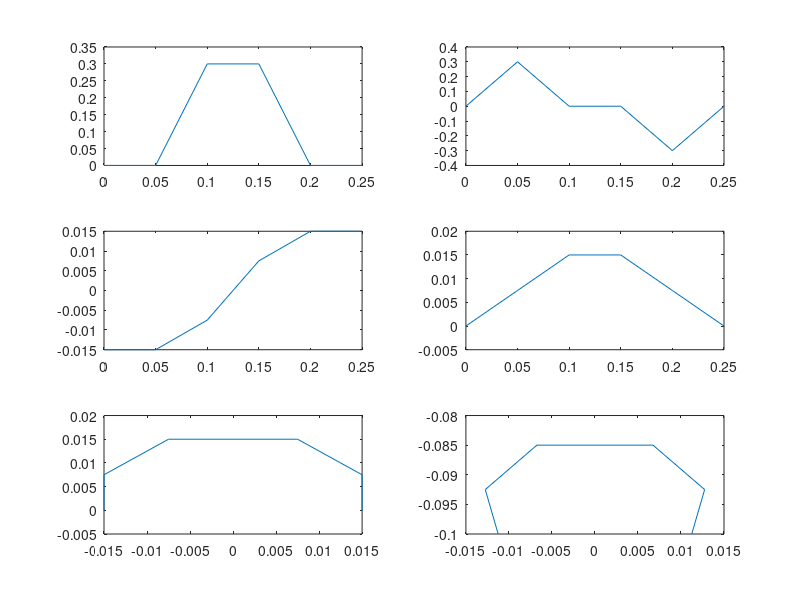

Here is the MATLAB script that generated this plot:
clear all;
clc;
%% ----------------------- *** INITIAL DATA *** ------------------------%%
l1=.020;
l2=.050;
l3=.100;
b=0.75;
v=.03; % desired velocity of COG (m/sec)
u_b=(b/(1-b))*v; % average swing velocity of the leg wrt the body
u=v/(1-b); % average swing velocity of the leg wrt the ground
L=.03; % Stride Length which is the amount of COG displacement in one cycle time.
T= L/v; % Cycle Period
Tt=(1-b)*T;
Ts=b*T;
%% ------------------- *** GAIT GENERATION *** ---------------------- %%
% b=.9
p(1)=0; % Kinematic phase of leg 1
p(2)=p(1)+1/2; % Kinematic phase of leg 2
p(3)=p(1)+b; % Kinematic phase of leg 3
p(4)=p(2)+b; % Kinematic phase of leg 4
p(5)=p(3)+b; % Kinematic phase of leg 5
p(6)=p(4)+b; % Kinematic phase of leg 6

%What if p(i) is equal or greater than 1?

    for i=1:6
        if p(i) >= 1
            p(i) = p(i) - 1;
        end
    end
p


%% ------------- *** POSITIONAL FOOT TRAJECTORY PLANNING *** ------------%%
%Transferring time is divided to 5 equal extents. Such a selection is completely
%arbitrary.
t0=0;
t1=Tt/5;
t2=2*t1;
t3=Tt-t2;
t4=Tt-t1;
t5=Tt;

Ttt=[t0,t1,t2,t3,t4,t5];

%%%%%%%%%%HERE EVERY THING IS IN Gi COORDINATE SYSTEM WHICH IS GROUND
%COORDINATE SYSTEM FOR EACH LEG
xdotmaxf_g= 0.3; %from the slides %maximum leg transferring speed.

zdotmaxf_g=xdotmaxf_g; % it is arbitrary.

xdotf_g=[0,0,xdotmaxf_g,xdotmaxf_g,0,0];

%Let's find horizonatal positions:
for i=1:6
    xf_g(i,1)=-L/2;
    xf_g(i,2)=xf_g(i,1) + 0;
    xf_g(i,3)=xf_g(i,2) + (t2-t1) * xdotmaxf_g / 2 ;
    xf_g(i,4)=xf_g(i,3) + (t3-t2) * xdotmaxf_g;
    xf_g(i,5)=xf_g(i,4) + (t4-t3) * xdotmaxf_g / 2 ;
    xf_g(i,6)=xf_g(i,5) + 0;
end


zdotf_g=[0,zdotmaxf_g,0,0,-zdotmaxf_g,0];

%Similarly for the vertical positions:
for i=1:6
    zf_g(i,1)=0;
    zf_g(i,2)=zf_g(i,1)+(t1-t0)*zdotmaxf_g/2;
    zf_g(i,3)=zf_g(i,2)+(t2-t1)*zdotmaxf_g/2;
    zf_g(i,4)=zf_g(i,3)+0;
    zf_g(i,5)=zf_g(i,4)-(t4-t3)*zdotmaxf_g/2;
    zf_g(i,6)=zf_g(i,5)-(t5-t4)*zdotmaxf_g/2;
end

%%%%%%%% Taking care of cooridinte systems

h=.1; %(m) height of the robot. Here h=l3 because it is assumed in the home positon.
D=l1+l2; %(m) Distance between the foot tip and hip joint from top view

alphaH=[-30*pi/180, 30*pi/180, -90*pi/180, 90*pi/180, -150*pi/180, 150*pi/180];

xb_g(1,1)= - (1-b) * L / 2 - D * cos(alphaH(1)); % frame b is a frame attached to the hip joint
xb_g(2,1)= - (1-b) * L / 2 - D * cos(alphaH(2));
xb_g(3,1)= - (1-b) * L / 2;
xb_g(4,1)= - (1-b) * L / 2;
xb_g(5,1)= - (1-b) * L / 2 - D * cos(alphaH(5))
xb_g(6,1)= - (1-b) * L / 2 - D * cos(alphaH(6))


% x axis is parallel to the x axis of frame g (Gi).
zb_g(1,1)=h;
zb_g(2,1)=h;
zb_g(3,1)=h;
zb_g(4,1)=h;
zb_g(5,1)=h;
zb_g(6,1)=h;



dt=Tt/5;
xdotb_g=v;
zdotb_g=0;

for i=1:6
    for t=1:5 
        xb_g(i,t+1)=xb_g(i,t)+xdotb_g*dt;
        zb_g(i,t+1)=zb_g(i,t)+zdotb_g*dt;
    end
    for t=1:6
        xf_b(i,t)=xf_g(i,t)-xb_g(i,t);
        zf_b(i,t)=zf_g(i,t)-zb_g(i,t);
    end
end

% yf_b

yf_b=[D*sin(30*pi/180), -D*sin(30*pi/180), D,  -D,  D*sin(30*pi/180),  -D*sin(30*pi/180)];

for i=1:6 % this is becaus of 6 legs

    for j=1:6 % time
    
        xf_H(i,j)=[cos(alphaH(i)),-sin(alphaH(i)),0]*[xf_b(i,j);yf_b(i);zf_b(i,j)];
        yf_H(i,j)=[sin(alphaH(i)),cos(alphaH(i)),0]*[xf_b(i,j);yf_b(i);zf_b(i,j)];
        zf_H(i,j)=zf_b(i,j);
    end
end
  xf_H
  yf_H
  zf_H
% xf_b
% yf_b
% zf_b
xb_g
%% ----------------------- *** PLOT  DATA *** ---------------------%%
subplot(3,2,1)
plot(Ttt,xdotf_g)
subplot(3,2,2)
plot(Ttt,zdotf_g)

subplot(3,2,3)
plot(Ttt,xf_g(4,:))
subplot(3,2,4)
plot(Ttt,zf_g(4,:))

subplot(3,2,5)
plot(xf_g(4,:),zf_g(4,:))

subplot(3,2,6)
plot(xf_b(4,:),zf_b(4,:))

 
%% ---------------------------INVERSE KINEMATICS------------------------%%


for i=1:6 % for all 6 legs
    for j=1:6 % time
        Alpha(i,j)=(atan(yf_H(i,j)/xf_H(i,j)));
        l(i,j)=sqrt(yf_H(i,j)^2+xf_H(i,j)^2);
        d(i,j)=sqrt(zf_H(i,j)^2+(l(i,j)-l1)^2);
        Beta(i,j)=acos((l2^2+d(i,j)^2-l3^2)/(2*l2*d(i,j)))-atan(abs(zf_H(i,j))/(l(i,j)-l1));
        Gamma(i,j)=pi-(acos((l2^2+l3^2-d(i,j)^2)/(2*l2*l3)));

    end
end
A=Alpha*180/pi
B=Beta*180/pi
G=Gamma*180/pi
Ttt

%% -------------- *** VELOCITY FOOT TRAJECTORY PLANNING *** -------------%%
ydotf_b=0;
for t=1:6
    xdotf_b(t)=xdotf_g(t)-xdotb_g;
    zdotf_b(t)=zdotf_g(t)-zdotb_g;
end
for i=1:6
    for j=1:6
        xdotf_H(i,j)=[cos(alphaH(i)),-sin(alphaH(i)),0]*[xdotf_b(j);ydotf_b;zdotf_b(j)];
        ydotf_H(i,j)=[sin(alphaH(i)),cos(alphaH(i)),0]*[xdotf_b(j);ydotf_b;zdotf_b(j)];
        zdotf_H(i,j)=zdotf_b(j);
    end
end
for j=1:6 % time
    for i=1:6 % leg numnber
        theta1=Alpha(i,j);
        theta2=Beta(i,j);
        theta3=Gamma(i,j);
        J(1,1)=-(-sin(theta1)*sin(theta2)*cos(theta3)-sin(theta1)*cos(theta2)*sin(theta3))*l3-sin(theta1)*l2*cos(theta2)-l1*sin(theta1);
        J(1,2)=-(-cos(theta1)*sin(theta2)*sin(theta3)+cos(theta1)*cos(theta2)*cos(theta3))*l3-cos(theta1)*l2*sin(theta2);
        J(1,3)=(cos(theta1)*sin(theta2)*sin(theta3)-cos(theta1)*cos(theta2)*cos(theta3))*l3;
        J(2,1)=-(cos(theta1)*cos(theta2)*sin(theta3)+cos(theta1)*sin(theta2)*cos(theta3))*l3+cos(theta1)*l2*cos(theta2)+l1*cos(theta1);
        J(2,2)=-(-sin(theta1)*sin(theta2)*sin(theta3)+sin(theta1)*cos(theta2)*cos(theta3))*l3-sin(theta1)*l2*sin(theta2);
        J(2,3)=-(-sin(theta1)*sin(theta2)*sin(theta3)+sin(theta1)*cos(theta2)*cos(theta3))*l3;
        J(3,1)=0;
        J(3,2)=-(-cos(theta2)*sin(theta3)-sin(theta2)*cos(theta3))*l3-l2*cos(theta2);
        J(3,3)=-(-cos(theta2)*sin(theta3)-sin(theta2)*cos(theta3))*l3;
        Thetadot(i,j,:)=inv(J)*[xdotf_H(i,j);ydotf_H(i,j);zdotf_H(i,j)];
    end
end

Thetadot

%% -------------------- *** The End *** -------------------------- %%